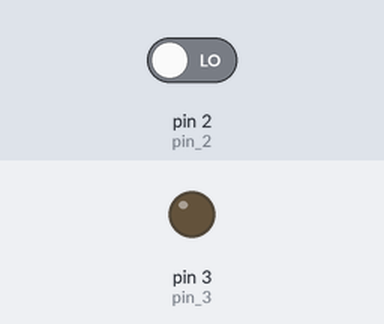
Bench run of a sketch on a simulated Arduino Uno, built with avr-gcc and run on an emulated ATmega328P. Parts: output pins drawn as LEDs (lit = HIGH). The test bench sets the inputs (shaded band); at power-on: pin 2 (pin_2) LOW.

Above: at 1.2 s.
1.3 s: pin 2 (pin_2) driven HIGH
At 3.2 s:
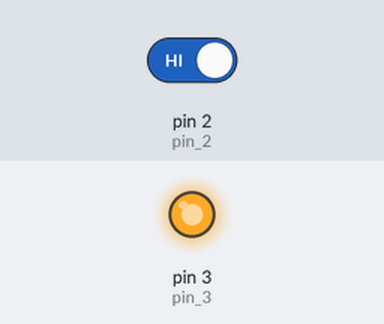
4.3 s: pin 2 (pin_2) driven LOW
Timing chart, 0 to 7.3 s (numbered marks = the images above; inputs shaded):
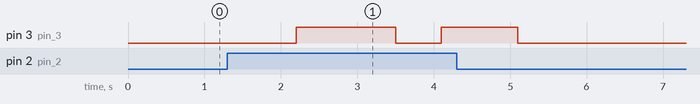

The sketch:

pressbutton_3x.ino
```cpp
const int pin_2 = 2;
const int pin_3 = 3;
int count;
void setup() {
  pinMode(pin_2, INPUT);
  pinMode(pin_3, OUTPUT);
}
//must only tap button quickly, not hold it down
//can have time between taps be pretty quick, but not too quick, or super long
void loop() {
int value = digitalRead(pin_2);
if(value == 1)
{
  count = count + 1;
  delay(300);
}
if(count==3){
  digitalWrite(pin_3,HIGH);
  delay(1000);
  count = 0;
}
else{
  digitalWrite(pin_3,LOW);
}

}
```

Measured:
- after the input at 1.3 s, pin 3 (pin_3): LOW → HIGH after 0.90 s, → LOW 1.3 s later, → HIGH 0.60 s later
